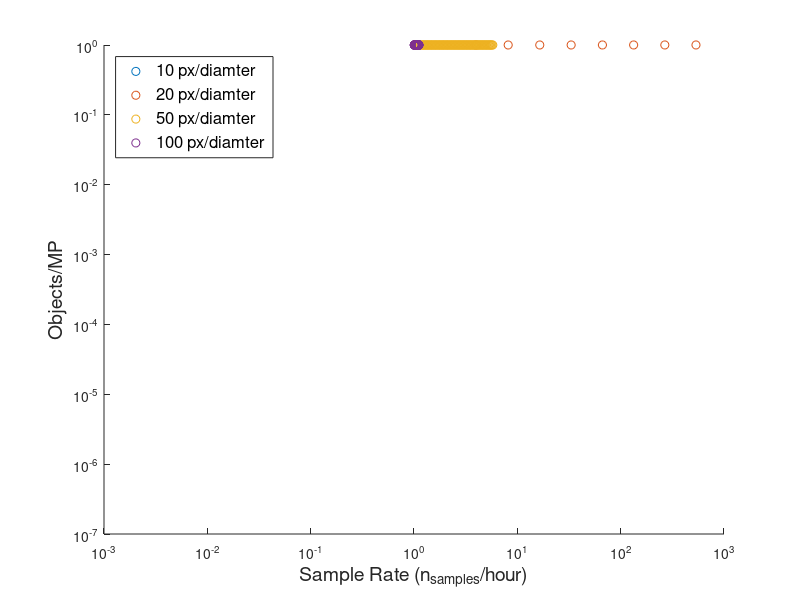

Here is the MATLAB script that generated this plot:

%% Preliminaries
clear all

fps = 10;  % frames/second

run_time = 3600;  % total run time

mp_cam = 12;  % megapixels (sensor size)

num_mp = fps * run_time * mp_cam;  % total megapixels over run time

obs_samp = 100;  % number of objects that comprise a sample

obj_size = linspace(1, 1000);  % object sizes
% obj_size = [10, 20, 40, 80, 160, 320, 640, 1280, 2560, 5120, 10240, 20480];

spectra = (10^6).*(4./3*pi*(obj_size./2).^3).^-1;  % Size spectra

px_bod = [10, 20, 50, 100];  % define the desired pixels per body size

beta = 3;  % acceptable blur size

lambda = 0.532;  % wavelength of light

% a place holder for the legend
leg_str = '%d px/diamter';
leg = cell(length(px_bod), 1);

%% 
obs_mp = zeros(size(obj_size,2), length(px_bod));
samp_hour = zeros(size(obj_size, 2), length(px_bod));

figure;
hold on

for ii = 1:length(px_bod)

    % minimum resolution needed to get desired number of pixels per body
    % length
    min_res = obj_size ./ px_bod(ii);

    % necessecary pixel size to achieve resolution (per body size)
    px_size = min_res ./ 2;

    % necessary numerical aperature (per body size)
    NA = 0.61*lambda ./ min_res;

    % mask out unrealistic NA
    NA(NA > 0.9) = 0.9;

    % max collection angle (per body size)
    theta_max = asin(NA);

    % depth of field (per body size)
    dof = beta.*px_size./tan(theta_max)./2;

    % volume of water per frame (per body size)
    v_frame = 4000 * 3000 .* dof .* px_size.^2 ./ (10000^3);
    
    % time to collect a sample (defined by SNR)
    t_per_samp = obs_samp ./ (v_frame .* spectra .* fps);
    
    % find the inflection point where no more objects are collected
    df1 = gradient(t_per_samp);
    df2 = gradient(df1);
    [~, ind] = max(df2);
    t_per_samp(1:ind) = 0;
    
    % compute the number of samples collected per hour
    samp_hour(:, ii) = 3600 ./ t_per_samp;

    % objects per megapixel
    obs_mp(:, ii) = v_frame.*spectra / mp_cam;
    
    leg{ii} = sprintf(leg_str, px_bod(ii));
    
    scatter(samp_hour(:, ii), obs_mp(:, ii))
    
end

%% plot formating
set(gca, 'xscale', 'log')
set(gca, 'yscale', 'log')
xlabel('Sample Rate (n_{samples}/hour)', 'FontSize', 14)
ylabel('Objects/MP', 'FontSize', 14)
legend(leg(:), 'Location', 'northwest', 'FontSize', 12)


